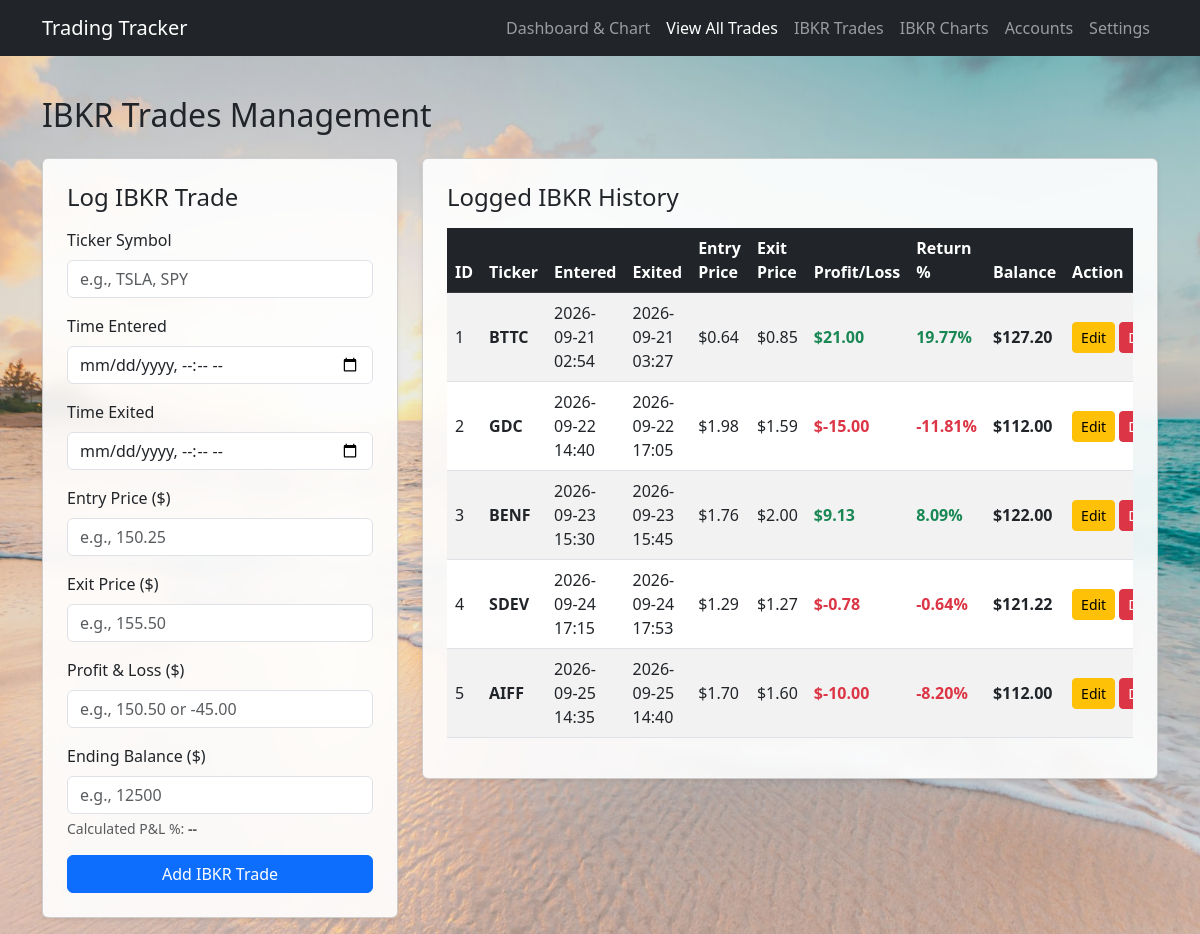
The page /ibkr on the database as committed earlier.
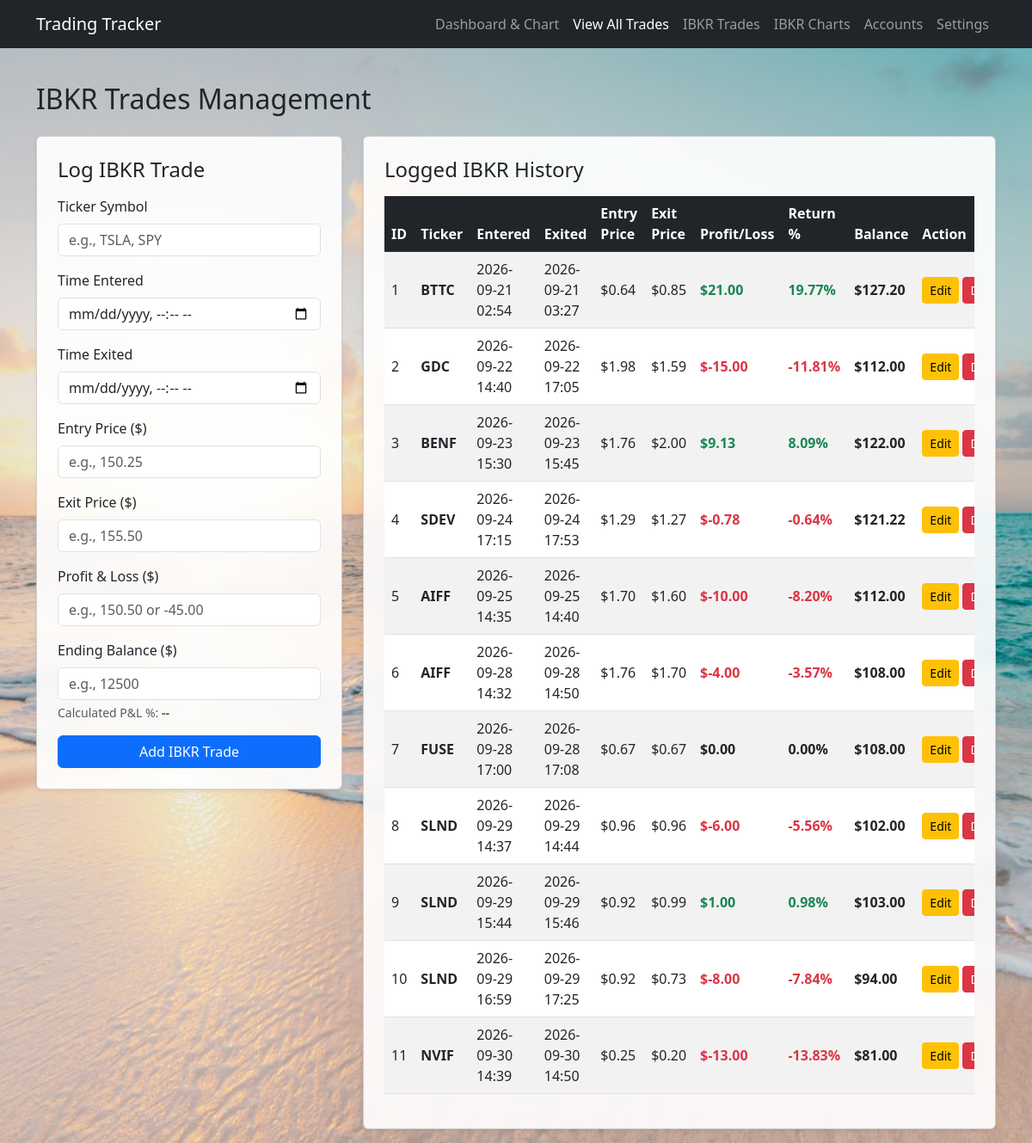
The same page on the database as committed later.
### flask_app.py (models this page shows)
class IBKRTrade(db.Model):
    id = db.Column(db.Integer, primary_key=True)
    ticker = db.Column(db.String(20), nullable=False)
    time_entered = db.Column(db.String(50), nullable=False)
    time_exited = db.Column(db.String(50), nullable=False)
    entry_price = db.Column(db.Float, nullable=False, default=0.0)
    exit_price = db.Column(db.Float, nullable=False, default=0.0)
    pnl = db.Column(db.Float, nullable=False, default=0.0)
    balance = db.Column(db.Float, nullable=False, default=0.0)
    timestamp = db.Column(db.DateTime, default=datetime.utcnow)

### flask_app.py (the view, shortened to what this page needs)
@app.route('/ibkr', methods=['GET', 'POST'])
def ibkr_trades():
    all_ibkr_trades = IBKRTrade.query.order_by(IBKRTrade.id.asc()).all()
    return render_template('ibkr.html', trades=all_ibkr_trades)

### flask_app.py (called while the page is built)
def get_active_account():
    try:
        account = db.session.get(Account, int(request.cookies.get('account_id', '')))
    except ValueError:
        account = None
    return account or Account.query.order_by(Account.id.asc()).first()

@app.context_processor
def inject_accounts():
    return {
        'accounts': Account.query.order_by(Account.id.asc()).all(),
        'active_account': get_active_account(),
        'account_summary': account_summary,
    }

### templates/ibkr.html (shortened to what the changed rows need)
<!DOCTYPE html>
<html lang="en">
<head>
    <link href="https://cdn.jsdelivr.net/npm/bootstrap@5.3.0/dist/css/bootstrap.min.css" rel="stylesheet">
</head>
<body class="wallpaper-bg">
    <div class="container py-3">
        <h2 class="mb-4">IBKR Trades Management</h2>
        <div class="row g-4">
            <div class="col-lg-8">
                <div class="card shadow-sm p-4">
                    <div class="table-responsive">
                        <table class="table table-striped table-hover align-middle">
                            <thead class="table-dark">
                                <tr>
                                    <th>ID</th>
                                    <th>Ticker</th>
                                    <th>Entered</th>
                                    <th>Exited</th>
                                    <th>Entry Price</th>
                                    <th>Exit Price</th>
                                    <th>Profit/Loss</th>
                                    <th>Return %</th>
                                    <th>Balance</th>
                                    <th>Action</th>
                                </tr>
                            </thead>
                            <tbody>
                                {% for trade in trades %}
                                {% set starting_balance = trade.balance - trade.pnl %}
                                {% set pct = (trade.pnl / starting_balance * 100) if starting_balance > 0 else 0 %}
                                <tr>
                                    <td>{{ trade.id }}</td>
                                    <td><strong>{{ trade.ticker }}</strong></td>
                                    <td>{{ trade.time_entered.replace('T', ' ') }}</td>
                                    <td>{{ trade.time_exited.replace('T', ' ') }}</td>
                                    <td>${{ "%.2f"|format(trade.entry_price) }}</td>
                                    <td>${{ "%.2f"|format(trade.exit_price) }}</td>
                                    <td>
                                        <span class="fw-bold {{ 'text-success' if trade.pnl > 0 else ('text-danger' if trade.pnl < 0 else '') }}">
                                            ${{ "%.2f"|format(trade.pnl) }}
                                        </span>
                                    </td>
                                    <td>
                                        <span class="fw-bold {{ 'text-success' if pct > 0 else ('text-danger' if pct < 0 else '') }}">
                                            {{ "%.2f"|format(pct) }}%
                                        </span>
                                    </td>
                                    <td>
                                        <span class="fw-bold">
                                            ${{ "%.2f"|format(trade.balance) }}
                                        </span>
                                    </td>
                                    <td>
                                        <div class="d-flex gap-1">
                                            <a href="/ibkr/edit/{{ trade.id }}" class="btn btn-sm btn-warning">Edit</a>
                                            <form action="/ibkr/delete/{{ trade.id }}" method="POST" onsubmit="return confirm('Delete this IBKR trade?');">
                                                <button type="submit" class="btn btn-sm btn-danger">Delete</button>
                                            </form>
                                        </div>
                                    </td>
                                </tr>
                                {% else %}
                                <tr>
                                    <td colspan="10" class="text-center text-muted py-4">No IBKR trades logged yet.</td>
                                </tr>
                                {% endfor %}
                            </tbody>
                        </table>
                    </div>
                </div>
            </div>
        </div>
    </div>
</body>
</html>

Rows that differ between the two databases and show on the page:
added IBKRTrade: id "6", ticker "AIFF", time_entered.replace "2026-09-28 14:32", time_exited.replace "2026-09-28 14:50", entry_price "1.76", exit_price "1.70", pnl "-4.00", pct "-3.57", balance "108.00"
added IBKRTrade: id "7", ticker "FUSE", time_entered.replace "2026-09-28 17:00", time_exited.replace "2026-09-28 17:08", entry_price "0.67", exit_price "0.67", pnl "0.00", balance "108.00"
added IBKRTrade: id "8", ticker "SLND", time_entered.replace "2026-09-29 14:37", time_exited.replace "2026-09-29 14:44", entry_price "0.96", exit_price "0.96", pnl "-6.00", pct "-5.56", balance "102.00"
added IBKRTrade: id "9", ticker "SLND", time_entered.replace "2026-09-29 15:44", time_exited.replace "2026-09-29 15:46", entry_price "0.92", exit_price "0.99", pnl "1.00", pct "0.98", balance "103.00"
added IBKRTrade: id "10", ticker "SLND", time_entered.replace "2026-09-29 16:59", time_exited.replace "2026-09-29 17:25", entry_price "0.92", exit_price "0.73", pnl "-8.00", pct "-7.84", balance "94.00"
added IBKRTrade: id "11", ticker "NVIF", time_entered.replace "2026-09-30 14:39", time_exited.replace "2026-09-30 14:50", entry_price "0.25", exit_price "0.20", pnl "-13.00", pct "-13.83", balance "81.00"
